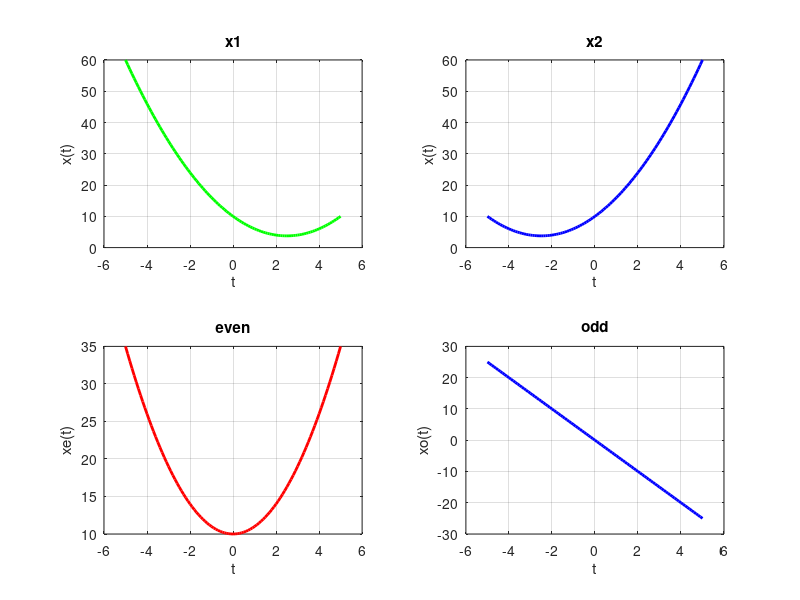

Reproduce this figure in MATLAB.
clc; clear; close all; % Clear command window, workspace, and close all figures

tmin = -5; dt = 0.1; tmax = 5;  % Define time limits and step size
t = tmin:dt:tmax;              % Time vector from -5 to 5 with step of 0.1

x1 = t.^2 - 5*t + 10;          % Define first signal: x1(t) = t^2 - 5t + 10
x2 = t.^2 + 5*t + 10;          % Define second signal: x2(t) = t^2 + 5t + 10

if x1 == x2
   fprintf("Signal is Even");
elseif x2 == -x1
   fprintf("Signal is Odd");
else
   fprintf("Signal is neither even nor odd");

   % Compute even and odd parts of the signal
   xe = (x1 + x2) / 2;  % Even component: [x(t) + x(-t)] / 2
   xo = (x1 - x2) / 2;  % Odd component: [x(t) - x(-t)] / 2

   % Plot original signal x1
   subplot(2,2,1);
   plot(t, x1, 'g', 'LineWidth', 2);
   xlabel('t'); ylabel('x(t)');
   title('x1');
   grid on;

   % Plot original signal x2
   subplot(2,2,2);
   plot(t, x2, 'b', 'LineWidth', 2);
   xlabel('t'); ylabel('x(t)');
   title('x2');
   grid on;

   % Plot even part of the signal
   subplot(2,2,3);
   plot(t, xe, 'r', 'LineWidth', 2);
   xlabel('t'); ylabel('xe(t)');
   title('even');
   grid on;

   % Plot odd part of the signal
   subplot(2,2,4);
   plot(t, xo, 'b', 'LineWidth', 2);
   xlabel('t'); ylabel('xo(t)');
   title('odd');
   grid on;
end
